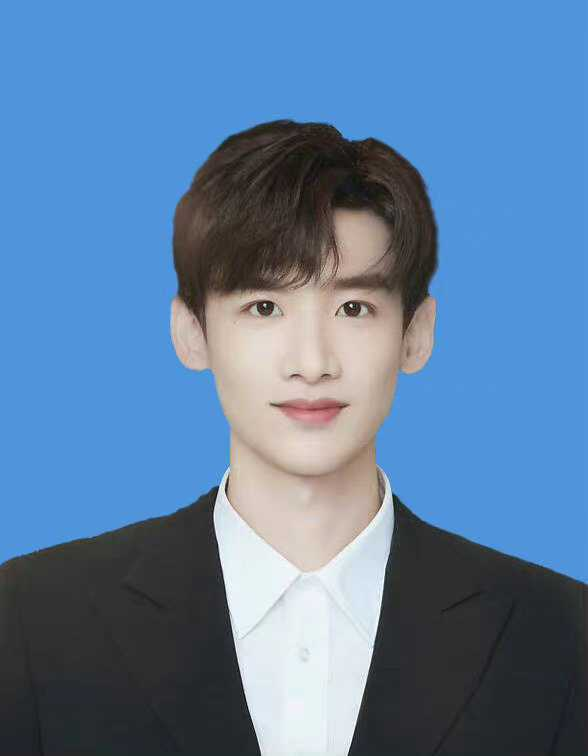
#> input picture 4_homework_liuyating/img10_photo/bjt.jpg, 588 x 756 px
$ python img10_photo.py
#> lines starting #> are read from the running program, lines starting #| are printed output that depends on the picture; after the words box and inside, x2 and y2 are one past the last pixel; in counts of white or black regions, pixels touching at a corner belong together
import cv2

img = cv2.imread("bjt.jpg")
#> img is the input picture: shape (756, 588, 3); mean B, G, R 161.8, 126.2, 93

# [6 lines of commented-out code are left out]

for i in range(img.shape[0]):
    for j in range(img.shape[1]):
        b, g, r = img[i, j]
        if b < 80 and g < 90 and r < 120:
            if i < 300:
                img[i, j] = (219, 112, 147)
            if 299 < i < 350:
                if j < 230 or j > 380:
                    img[i, j] = (219, 112, 147)
    cv2.imwrite('bjt3.jpg', img)
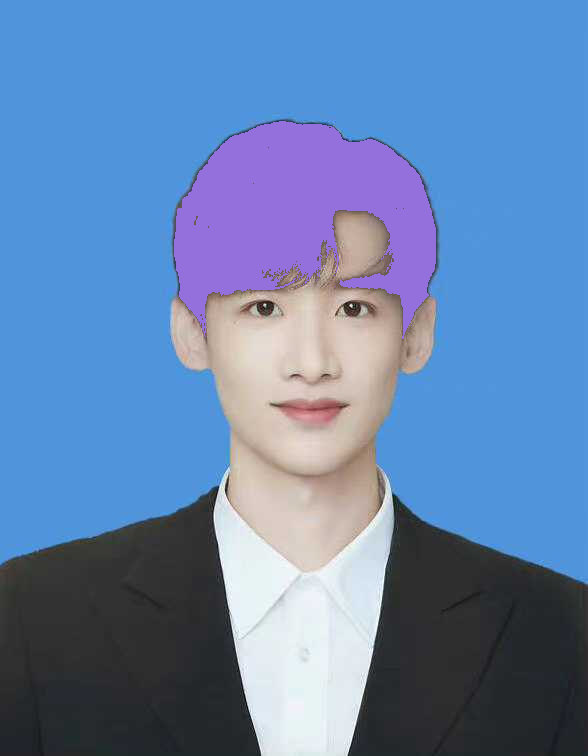
#> img: shape (756, 588, 3); 7.54% of pixels changed, all inside (x1, y1, x2, y2) = (174, 121, 436, 339)

cv2.imshow('show2', img)
cv2.waitKey(0)

$ run again, with 4_homework_liuyating/img10_photo/image.png saved as 4_homework_liuyating/img10_photo/bjt.jpg
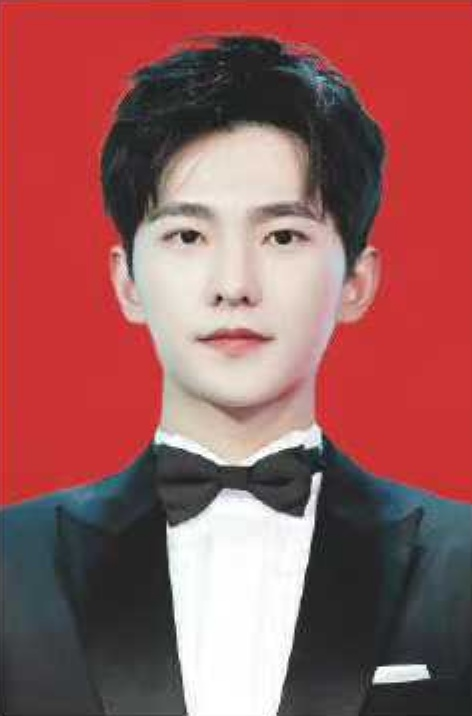
#> input picture 4_homework_liuyating/img10_photo/image.png, 472 x 716 px
#> img is the input picture: shape (716, 472, 3); mean B, G, R 91.8, 91.7, 152.1
#> after the loop `for i in range(img.shape[0]):`:
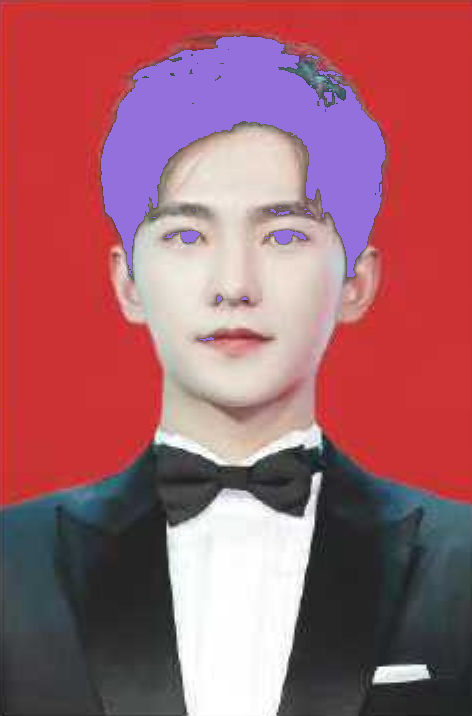
#> img: shape (716, 472, 3); 9.02% of pixels changed, all inside (x1, y1, x2, y2) = (101, 36, 386, 341)
